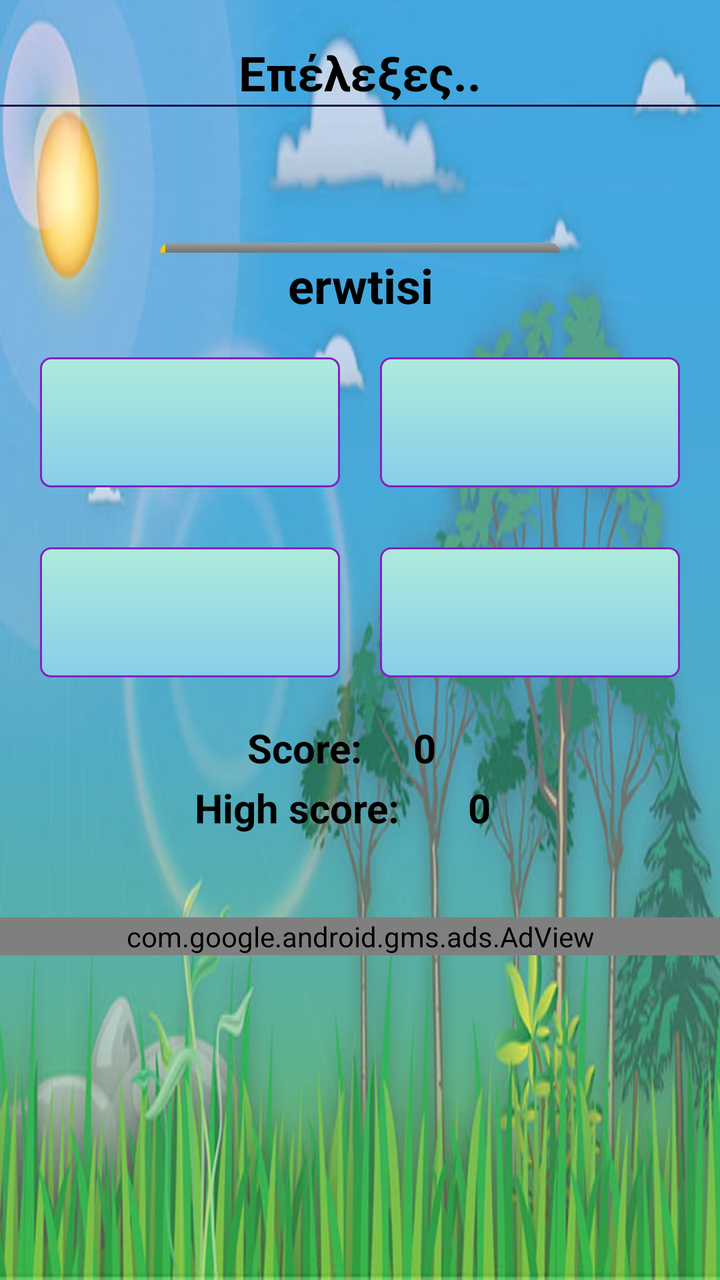
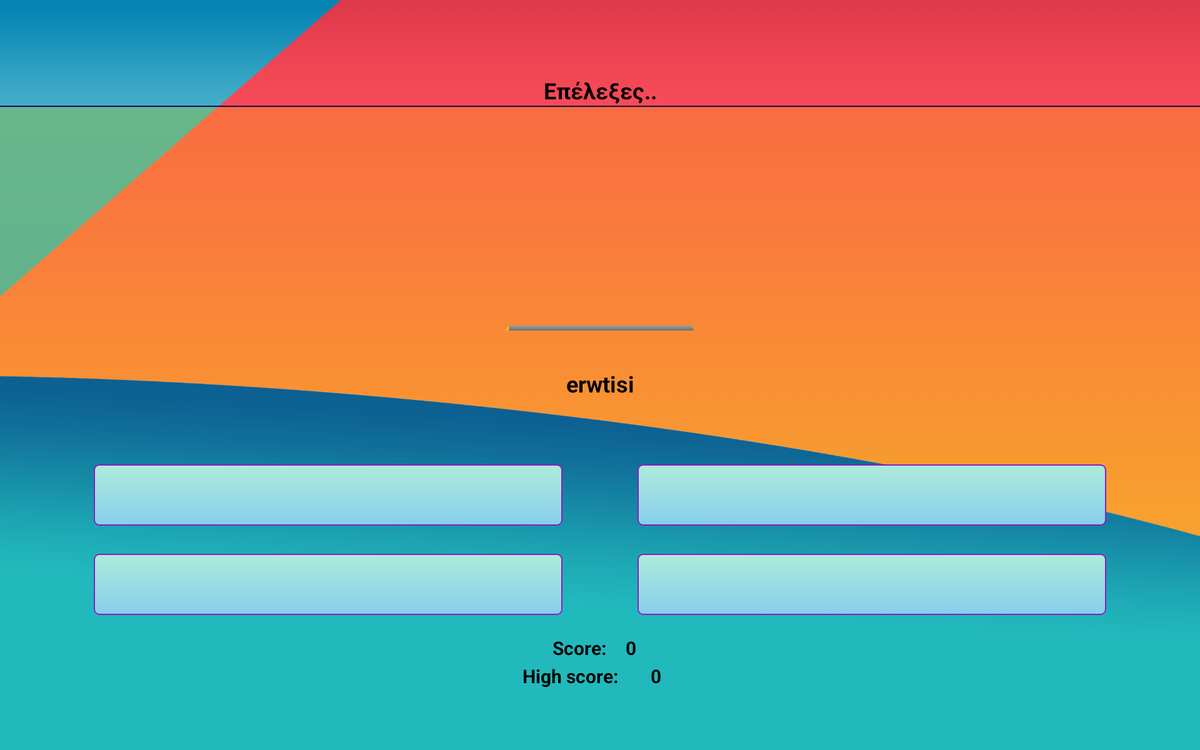

One screen, two layout resources from the same app: the default and the author's alternative for another configuration. Each is rendered where Android would select it; the XML of both is given below.
<!-- AndroidManifest.xml: activity theme android:Theme.NoTitleBar -->
<!-- res/layout/game.xml -->
<?xml version="1.0" encoding="utf-8"?>
<LinearLayout xmlns:android="http://schemas.android.com/apk/res/android"
    android:orientation="vertical" android:layout_width="match_parent"
    android:layout_height="match_parent"
    xmlns:ads="http://schemas.android.com/apk/res-auto"
    android:background="@drawable/fonto6"
    >






    <TextView
        android:id="@+id/title"
        android:layout_width="match_parent"
        android:layout_height="wrap_content"
        android:text="Επέλεξες.."
        android:gravity="center_horizontal"
        android:textColor="#000000"
        android:textSize="24sp"
        android:textStyle="bold"
        android:layout_marginTop="20dp"
        />
    <View
        android:id="@+id/separator"
        android:layout_width="match_parent"
        android:layout_below="@+id/title2"
        android:layout_height="1dip"
        android:background="#151243" />


    <LinearLayout xmlns:android="http://schemas.android.com/apk/res/android"
        android:id="@+id/linear3"
        android:layout_width="match_parent"
        android:layout_height="wrap_content"
        android:orientation="horizontal"
        android:paddingLeft="20dp"
        android:paddingRight="20dp"
        android:layout_below="@id/title"
        android:layout_marginTop="5dp"
        android:gravity="center"
        >

    <ImageView
        android:id="@+id/zwi1"
        android:layout_width="40dp"
        android:layout_height="40dp"
        android:src="@drawable/zwi2"
        android:layout_marginLeft="5dp"
        android:layout_marginTop="7dp"
        android:layout_below="@id/title"   />

    <ImageView
        android:id="@+id/zwi2"
        android:layout_width="40dp"
        android:layout_height="40dp"
        android:src="@drawable/zwi2"
        android:layout_marginLeft="50dp"
        android:layout_marginTop="7dp"
        android:layout_below="@id/title"   />

    <ImageView
        android:id="@+id/zwi3"
        android:layout_width="40dp"
        android:layout_height="40dp"
        android:src="@drawable/zwi2"
        android:layout_marginLeft="50dp"
        android:layout_marginTop="7dp"
        android:layout_below="@id/title"   />

    </LinearLayout>




    <LinearLayout xmlns:android="http://schemas.android.com/apk/res/android"
        android:id="@+id/linear"
        android:layout_width="match_parent"
        android:layout_height="wrap_content"
        android:orientation="horizontal"
        android:layout_below="@id/title4"
        android:layout_marginTop="1dp"
        android:gravity="center"

        >



        <ProgressBar
            android:id="@+id/progressbar1"
            style="?android:attr/progressBarStyleHorizontal"
            android:layout_width="wrap_content"
            android:layout_height="10dp"
            android:layout_alignParentLeft="true"
            android:layout_alignParentTop="true"
            android:layout_marginTop="10dp"
            android:indeterminate="false"
            android:max="80"
            android:minHeight="50dp"
            android:minWidth="200dp"
            android:progress="1" />

    </LinearLayout>

    <TextView
        android:id="@+id/erwtisi"
        android:layout_width="match_parent"
        android:layout_height="wrap_content"
        android:text="erwtisi"
        android:gravity="center_horizontal"
        android:textColor="#000000"
        android:textSize="24sp"
        android:textStyle="bold"
        android:layout_below="@id/progressbar1"
        android:layout_marginTop="0dp"
        />



    <LinearLayout xmlns:android="http://schemas.android.com/apk/res/android"
        android:id="@+id/linear1"
        android:layout_width="match_parent"
        android:layout_height="wrap_content"
        android:orientation="horizontal"
        android:paddingLeft="20dp"
        android:paddingRight="20dp"
        android:layout_below="@id/erwtisi"
        android:layout_marginTop="20dp"
        android:gravity="center"
        >


        <Button
            android:id="@+id/apantisi1"
            android:layout_width="65dp"
            android:layout_height="65dp"
            android:layout_weight="50"
            android:textAllCaps="false"
            android:layout_marginRight="10dp"
            android:background="@drawable/text_corner"
            android:soundEffectsEnabled="true"
            android:padding="8dp"
            android:scaleType="fitCenter"
            android:textSize="18dp"


            />





        <Button
            android:id="@+id/apantisi2"
            android:layout_width="65dp"
            android:layout_height="65dp"
            android:layout_weight="50"
            android:layout_marginLeft="10dp"
            android:textAllCaps="false"
            android:background="@drawable/text_corner"
            android:soundEffectsEnabled="true"
            android:textStyle="italic"
            android:padding="7dp"
            android:scaleType="fitCenter"
            android:textSize="18dp"
            />
    </LinearLayout>

    <LinearLayout xmlns:android="http://schemas.android.com/apk/res/android"
        android:id="@+id/linear2"
        android:layout_width="match_parent"
        android:layout_height="wrap_content"
        android:orientation="horizontal"
        android:paddingLeft="20dp"
        android:paddingRight="20dp"
        android:layout_below="@id/linear1"
        android:layout_marginTop="30dp"
        android:gravity="center"
        >


        <Button
            android:id="@+id/apantisi3"
            android:layout_width="65dp"
            android:layout_height="65dp"
            android:layout_weight="50"
            android:textAllCaps="false"
            android:layout_marginRight="10dp"
            android:background="@drawable/text_corner"
            android:soundEffectsEnabled="true"
            android:padding="8dp"
            android:scaleType="fitCenter"
            android:textSize="18dp"

            />





        <Button
            android:id="@+id/apantisi4"
            android:layout_width="65dp"
            android:layout_height="65dp"
            android:layout_weight="50"
            android:layout_marginLeft="10dp"
            android:textAllCaps="false"
            android:background="@drawable/text_corner"
            android:soundEffectsEnabled="true"
            android:textStyle="italic"
            android:padding="7dp"
            android:scaleType="fitCenter"
            android:textSize="18dp"
            />

    </LinearLayout>


    <LinearLayout xmlns:android="http://schemas.android.com/apk/res/android"
        android:id="@+id/linear4"
        android:layout_width="match_parent"
        android:layout_height="30dp"
        android:orientation="horizontal"
        android:paddingLeft="20dp"
        android:paddingRight="20dp"
        android:layout_below="@id/linear2"
        android:layout_marginTop="20dp"
        android:gravity="center"
        >



    <TextView
    android:id="@+id/giascore"
    android:layout_width="65dp"
    android:layout_height="65dp"
    android:text="Score:"
    android:gravity="center"
    android:textColor="#000000"
    android:textSize="20sp"
    android:textStyle="bold"
    android:layout_marginTop="0dp"
    />

    <TextView
        android:id="@+id/score"
        android:layout_width="55dp"
        android:layout_height="65dp"
        android:text="0"
        android:gravity="center"
        android:textColor="#000000"
        android:textSize="20sp"
        android:textStyle="bold"
        android:layout_marginTop="0dp"
        />
    </LinearLayout>






    <LinearLayout xmlns:android="http://schemas.android.com/apk/res/android"
        android:id="@+id/linear5"
        android:layout_width="match_parent"
        android:layout_height="30dp"
        android:orientation="horizontal"
        android:paddingLeft="20dp"
        android:paddingRight="20dp"
        android:layout_below="@id/linear4"
        android:layout_marginTop="0dp"
        android:gravity="center"
        >



        <TextView
            android:id="@+id/giahighscore"
            android:layout_width="120dp"
            android:layout_height="65dp"
            android:text="High score:"
            android:gravity="center"
            android:textColor="#000000"
            android:textSize="20sp"
            android:textStyle="bold"
            android:layout_marginTop="0dp"
            />

        <TextView
            android:id="@+id/highscore"
            android:layout_width="63dp"
            android:layout_height="65dp"
            android:text="0"
            android:gravity="center"
            android:textColor="#000000"
            android:textSize="20sp"
            android:textStyle="bold"
            android:layout_marginTop="0dp"

            />
    </LinearLayout>

    <com.google.android.gms.ads.AdView
        android:id="@+id/adView"
        android:layout_width="fill_parent"
        android:layout_height="wrap_content"


        android:layout_marginTop="40dp"
        ads:adSize="BANNER"
        ads:adUnitId="ca-app-pub-6177530795205721/2638295892">
    </com.google.android.gms.ads.AdView>

</LinearLayout>
<!-- resources referenced by this layout -->
<resources>
  <!-- drawable fonto6: jpg bitmap (drawable, 62287 bytes) -->
  <!-- drawable text_corner (drawable) -->
  <selector xmlns:android="http://schemas.android.com/apk/res/android" >
  
      <item android:state_pressed="true" >
  
          <shape>
  
              <gradient
                  android:startColor="#ff7309"
                  android:endColor="#ffffff"
                  android:angle="90" />
  
              <corners android:radius="10sp" />
  
          </shape>
  
      </item>
  
      <item>
  
          <shape>
              <stroke android:width="1dip"
                  android:color="#871ec2" />
              <gradient
                  android:startColor="#87ceeb"
                  android:endColor="#aeebdb"
                  android:angle="90" />
  
              <corners android:radius="5sp"/>
  
          </shape>
  
      </item>
  
  </selector>
</resources>
<!-- res/layout-sw720dp/game.xml (the author's variant of the layout above) -->
<!-- drawn on a large tablet held sideways -->
<?xml version="1.0" encoding="utf-8"?>
<LinearLayout xmlns:android="http://schemas.android.com/apk/res/android"
    android:orientation="vertical" android:layout_width="match_parent"
    android:layout_height="match_parent"
    android:background="@drawable/fonto"
    xmlns:ads="http://schemas.android.com/apk/res-auto"

    >






    <TextView
        android:id="@+id/title"
        android:layout_width="match_parent"
        android:layout_height="wrap_content"
        android:text="Επέλεξες.."
        android:gravity="center_horizontal"
        android:textColor="#000000"
        android:textSize="24sp"
        android:textStyle="bold"
        android:layout_marginTop="80dp"
        />
    <View
        android:id="@+id/separator"
        android:layout_width="match_parent"
        android:layout_below="@+id/title2"
        android:layout_height="1dip"
        android:background="#151243" />


    <LinearLayout xmlns:android="http://schemas.android.com/apk/res/android"
        android:id="@+id/linear3"
        android:layout_width="match_parent"
        android:layout_height="wrap_content"
        android:orientation="horizontal"
        android:paddingLeft="20dp"
        android:paddingRight="20dp"
        android:layout_below="@id/title"
        android:layout_marginTop="170dp"
        android:gravity="center"
        >

        <ImageView
            android:id="@+id/zwi1"
            android:layout_width="40dp"
            android:layout_height="40dp"
            android:src="@drawable/zwi2"
            android:layout_marginLeft="5dp"
            android:layout_marginTop="7dp"
            android:layout_below="@id/title"   />

        <ImageView
            android:id="@+id/zwi2"
            android:layout_width="40dp"
            android:layout_height="40dp"
            android:src="@drawable/zwi2"
            android:layout_marginLeft="50dp"
            android:layout_marginTop="7dp"
            android:layout_below="@id/title"   />

        <ImageView
            android:id="@+id/zwi3"
            android:layout_width="40dp"
            android:layout_height="40dp"
            android:src="@drawable/zwi2"
            android:layout_marginLeft="50dp"
            android:layout_marginTop="7dp"
            android:layout_below="@id/title"   />

    </LinearLayout>




    <LinearLayout xmlns:android="http://schemas.android.com/apk/res/android"
        android:id="@+id/linear"
        android:layout_width="match_parent"
        android:layout_height="wrap_content"
        android:orientation="horizontal"
        android:layout_below="@id/title4"
        android:layout_marginTop="1dp"
        android:gravity="center"

        >



        <ProgressBar
            android:id="@+id/progressbar1"
            style="?android:attr/progressBarStyleHorizontal"
            android:layout_width="wrap_content"
            android:layout_height="10dp"
            android:layout_alignParentLeft="true"
            android:layout_alignParentTop="true"
            android:layout_marginTop="10dp"
            android:indeterminate="false"
            android:max="80"
            android:minHeight="50dp"
            android:minWidth="200dp"
            android:progress="1" />

    </LinearLayout>

    <TextView
        android:id="@+id/erwtisi"
        android:layout_width="match_parent"
        android:layout_height="wrap_content"
        android:text="erwtisi"
        android:gravity="center_horizontal"
        android:textColor="#000000"
        android:textSize="24sp"
        android:textStyle="bold"
        android:layout_below="@id/progressbar1"
        android:layout_marginTop="40dp"
        />



    <LinearLayout xmlns:android="http://schemas.android.com/apk/res/android"
        android:id="@+id/linear1"
        android:layout_width="match_parent"
        android:layout_height="wrap_content"
        android:paddingLeft="100dp"
        android:paddingRight="100dp"
        android:orientation="horizontal"
        android:layout_below="@id/erwtisi"
        android:layout_marginTop="70dp"
        android:gravity="center"
        >


        <Button
            android:id="@+id/apantisi1"
            android:layout_width="65dp"
            android:layout_height="65dp"
            android:layout_weight="50"
            android:textAllCaps="false"
            android:layout_marginRight="40dp"
            android:background="@drawable/text_corner"
            android:soundEffectsEnabled="true"
            android:padding="8dp"
            android:scaleType="fitCenter"
            android:textSize="18dp"


            />





        <Button
            android:id="@+id/apantisi2"
            android:layout_width="65dp"
            android:layout_height="65dp"
            android:layout_weight="50"
            android:layout_marginLeft="40dp"
            android:textAllCaps="false"
            android:background="@drawable/text_corner"
            android:soundEffectsEnabled="true"
            android:textStyle="italic"
            android:padding="7dp"
            android:scaleType="fitCenter"
            android:textSize="18dp"
            />
    </LinearLayout>

    <LinearLayout xmlns:android="http://schemas.android.com/apk/res/android"
        android:id="@+id/linear2"
        android:layout_width="match_parent"
        android:layout_height="wrap_content"
        android:orientation="horizontal"
        android:paddingLeft="100dp"
        android:paddingRight="100dp"
        android:layout_below="@id/linear1"
        android:layout_marginTop="30dp"
        android:gravity="center"
        >


        <Button
            android:id="@+id/apantisi3"
            android:layout_width="65dp"
            android:layout_height="65dp"
            android:layout_weight="50"
            android:textAllCaps="false"
            android:layout_marginRight="40dp"
            android:background="@drawable/text_corner"
            android:soundEffectsEnabled="true"
            android:padding="8dp"
            android:scaleType="fitCenter"
            android:textSize="18dp"

            />





        <Button
            android:id="@+id/apantisi4"
            android:layout_width="65dp"
            android:layout_height="65dp"
            android:layout_weight="50"
            android:layout_marginLeft="40dp"
            android:textAllCaps="false"
            android:background="@drawable/text_corner"
            android:soundEffectsEnabled="true"
            android:textStyle="italic"
            android:padding="7dp"
            android:scaleType="fitCenter"
            android:textSize="18dp"
            />

    </LinearLayout>


    <LinearLayout xmlns:android="http://schemas.android.com/apk/res/android"
        android:id="@+id/linear4"
        android:layout_width="match_parent"
        android:layout_height="30dp"
        android:orientation="horizontal"
        android:paddingLeft="20dp"
        android:paddingRight="20dp"
        android:layout_below="@id/linear2"
        android:layout_marginTop="20dp"
        android:gravity="center"
        >



        <TextView
            android:id="@+id/giascore"
            android:layout_width="65dp"
            android:layout_height="65dp"
            android:text="Score:"
            android:gravity="center"
            android:textColor="#000000"
            android:textSize="20sp"
            android:textStyle="bold"
            android:layout_marginTop="0dp"
            />

        <TextView
            android:id="@+id/score"
            android:layout_width="45dp"
            android:layout_height="65dp"
            android:text="0"
            android:gravity="center"
            android:textColor="#000000"
            android:textSize="20sp"
            android:textStyle="bold"
            android:layout_marginTop="0dp"
            />
    </LinearLayout>






    <LinearLayout xmlns:android="http://schemas.android.com/apk/res/android"
        android:id="@+id/linear5"
        android:layout_width="match_parent"
        android:layout_height="30dp"
        android:orientation="horizontal"
        android:paddingLeft="20dp"
        android:paddingRight="20dp"
        android:layout_below="@id/linear4"
        android:layout_marginTop="0dp"
        android:gravity="center"
        >



        <TextView
            android:id="@+id/giahighscore"
            android:layout_width="120dp"
            android:layout_height="65dp"
            android:text="High score:"
            android:gravity="center"
            android:textColor="#000000"
            android:textSize="20sp"
            android:textStyle="bold"
            android:layout_marginTop="0dp"
            />

        <TextView
            android:id="@+id/highscore"
            android:layout_width="63dp"
            android:layout_height="65dp"
            android:text="0"
            android:gravity="center"
            android:textColor="#000000"
            android:textSize="20sp"
            android:textStyle="bold"
            android:layout_marginTop="0dp"

            />
    </LinearLayout>
    <com.google.android.gms.ads.AdView
        android:id="@+id/adView"
        android:layout_width="fill_parent"
        android:layout_height="wrap_content"
        android:gravity="center_horizontal"
        android:layout_alignParentBottom="true"
        android:layout_marginTop="120dp"
        ads:adSize="BANNER"
        ads:adUnitId="ca-app-pub-6177530795205721/2638295892">
    </com.google.android.gms.ads.AdView>
</LinearLayout>
<!-- resources referenced by the variant -->
<!-- as a large tablet held sideways resolves them -->
<resources>
  <!-- drawable fonto: jpg bitmap (drawable, 75856 bytes) -->
  <!-- drawable text_corner (drawable) -->
  <selector xmlns:android="http://schemas.android.com/apk/res/android" >
  
      <item android:state_pressed="true" >
  
          <shape>
  
              <gradient
                  android:startColor="#ff7309"
                  android:endColor="#ffffff"
                  android:angle="90" />
  
              <corners android:radius="10sp" />
  
          </shape>
  
      </item>
  
      <item>
  
          <shape>
              <stroke android:width="1dip"
                  android:color="#871ec2" />
              <gradient
                  android:startColor="#87ceeb"
                  android:endColor="#aeebdb"
                  android:angle="90" />
  
              <corners android:radius="5sp"/>
  
          </shape>
  
      </item>
  
  </selector>
</resources>
